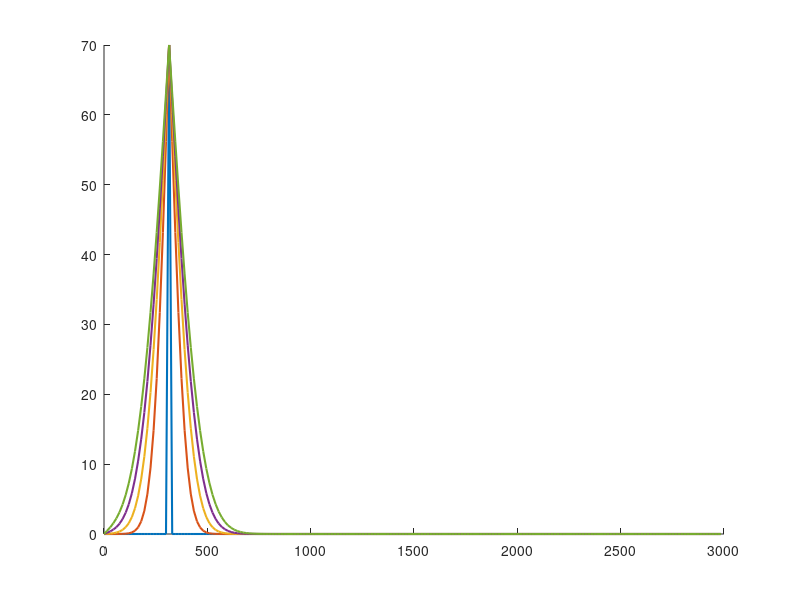

The MATLAB script that drew this image: (Note: this script raises an error after producing the figure.)
clear; clc; close all;

NIM = [0, 8, 7]; % NIM 087

L = 3000;
dx = 15;
T_total = 7200;
dt = 6;
G = 1;
z = NIM(3); % Digit terakhir NIM

Source_Conc = 10 * z;
Source_Grid = 15 + z;

imax = round(L / dx);
nmax = round(T_total / dt);

C = zeros(nmax, imax);

alpha = (G * dt) / (dx^2);
fprintf('Nilai Alpha: %.4f (Stabil jika <= 0.5)\n', alpha);

for n = 1 : nmax - 1
    C(n, Source_Grid) = Source_Conc;
    for i = 2 : imax - 1
        C(n+1, i) = C(n, i) + alpha * (C(n, i+1) - 2 * C(n, i) + C(n, i-1));
    end
    C(n+1, 1) = 0;
    C(n+1, imax) = 0;
    C(n+1, Source_Grid) = Source_Conc;
end

x_vec = 0:dx:(imax-1)*dx;
t_vec = 0:dt:(nmax-1)*dt;

figure(1);
hold on;
plot_times = round(linspace(1, nmax, 5));
labels_time = {};

for k = 1:length(plot_times)
    t_idx = plot_times(k);
    plot(x_vec, C(t_idx, :), 'LineWidth', 1.5);
    labels_time{k} = sprintf('t = %.0f s', t_vec(t_idx));
end
title(['Skenario 2: Konsentrasi Polutan terhadap Ruang (G=', num2str(G), ')'], ["Feby Syarief A-0087-Ose C"]);
xlabel('Jarak (meter)');
ylabel('Konsentrasi (mg/l)');
legend(labels_time);
grid on;
hold off;

selected_grids = [Source_Grid, Source_Grid+10, Source_Grid+30, Source_Grid+60, Source_Grid+100];
selected_grids = selected_grids(selected_grids < imax);

figure(2);
hold on;
labels_grid = {};

for k = 1:length(selected_grids)
    g_idx = selected_grids(k);
    plot(t_vec, C(:, g_idx), 'LineWidth', 1.5);
    labels_grid{k} = sprintf('Grid %d (x=%.0fm)', g_idx, x_vec(g_idx));
end
title(['Skenario 2: Konsentrasi Polutan terhadap Waktu'], ["Feby Syarief A-0087-Ose C"]);
xlabel('Waktu (detik)');
ylabel('Konsentrasi (mg/l)');
legend(labels_grid, 'Location', 'Southeast');
grid on;
hold off;
